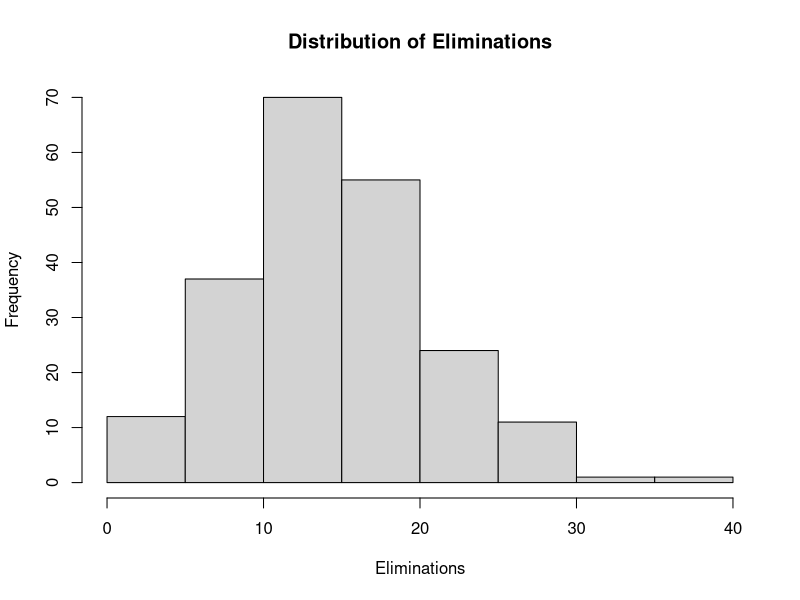
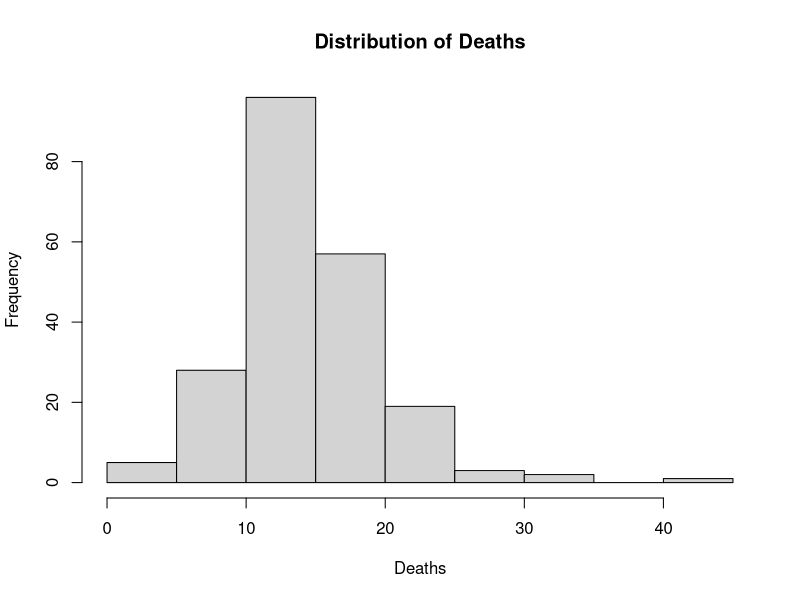
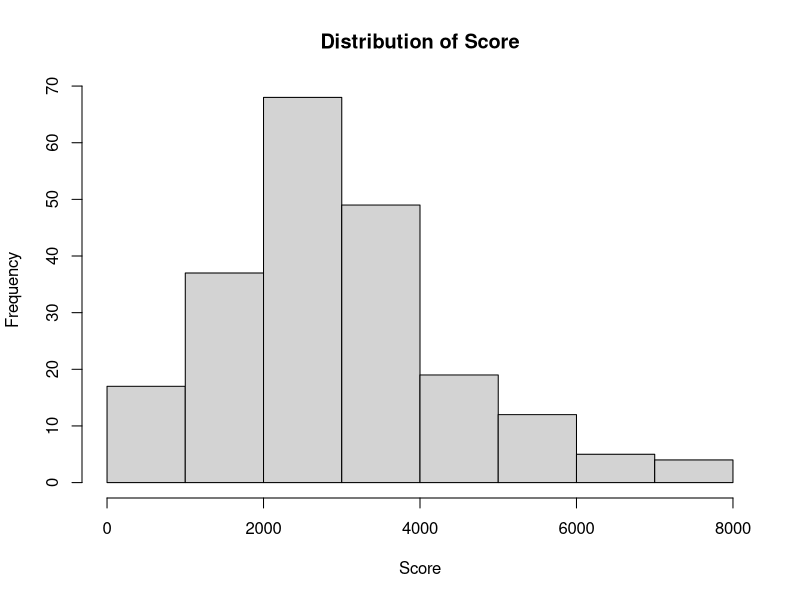
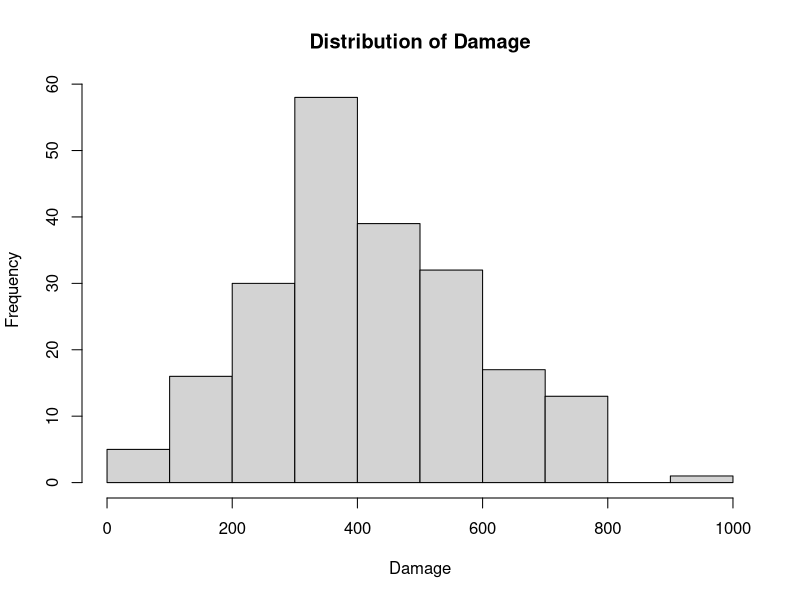
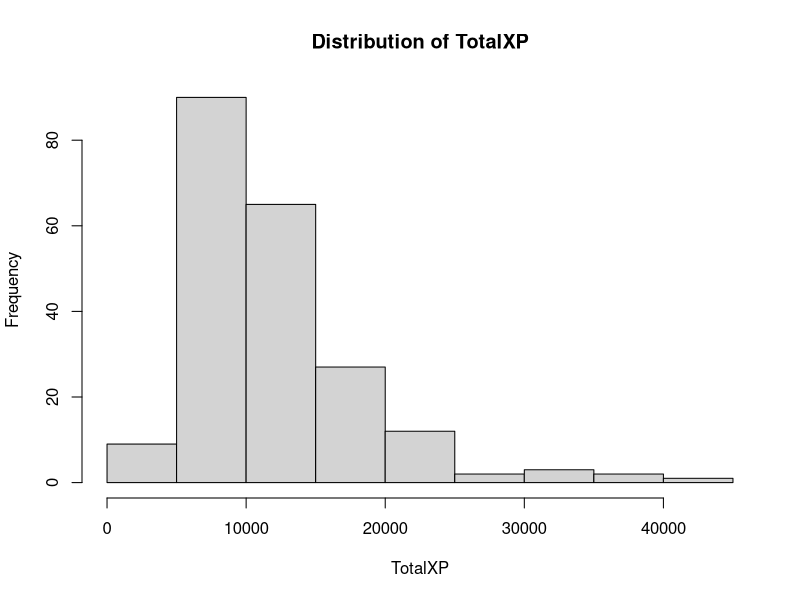
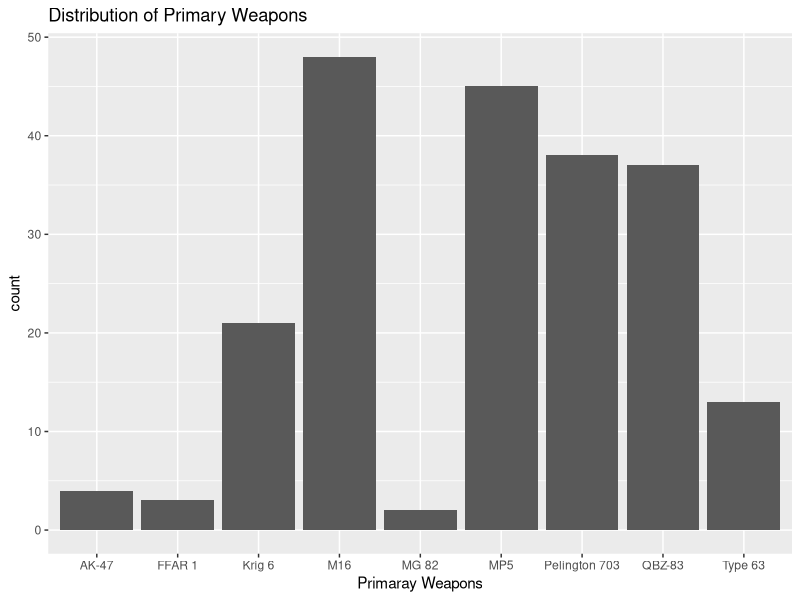
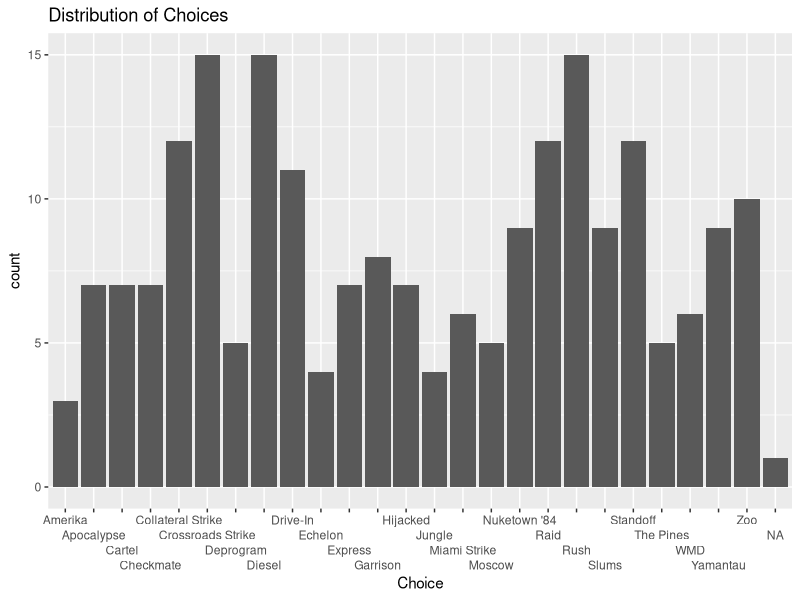
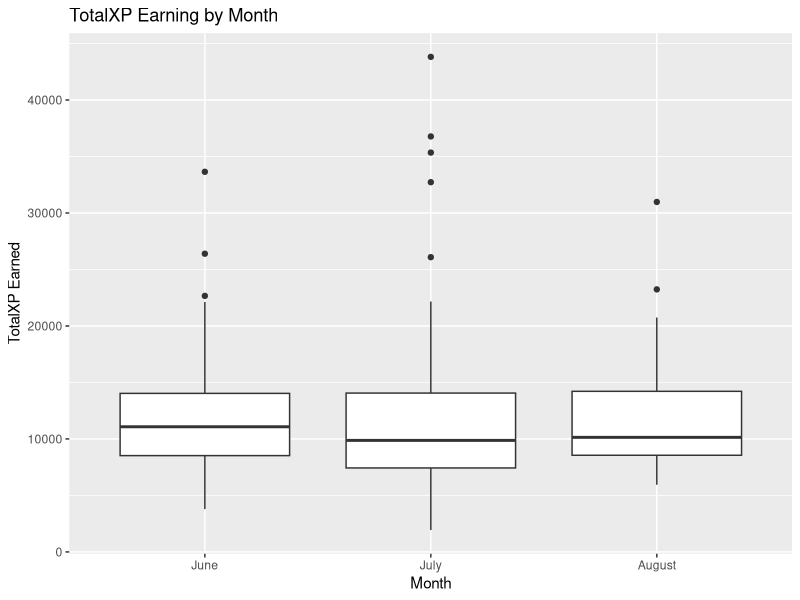

Write R code to recreate these figures, in order.
## ---- chunk 1
knitr::opts_chunk$set(echo = TRUE)
## ---- chunk 2
# Load necessary libraries
library(tidyverse)
library(ggplot2)
library(lubridate)

#Part 1
library(readxl)
CODGames2_mp <- read_excel("data/CODGames2_mp.xlsx")
## ---- chunk 3
#Variable 1: Eliminations
#type
typeof(CODGames2_mp$Eliminations)
#range
range(CODGames2_mp$Eliminations)
#missing value
sum(is.na(CODGames2_mp$Eliminations))
#summary stats
CODGames2_mp %>%
  summarize(
    mean = mean(Eliminations),
    median = median(Eliminations),
    sd = sd(Eliminations),
    min = min(Eliminations),
    max = max(Eliminations)
  )
#plot
hist(CODGames2_mp$Eliminations,
     xlab = "Eliminations",
     main = "Distribution of Eliminations")

#Variable 2: Deaths
typeof(CODGames2_mp$Deaths)
range(CODGames2_mp$Deaths)
sum(is.na(CODGames2_mp$Deaths))
CODGames2_mp %>%
  summarize(
    mean = mean(Deaths),
    median = median(Deaths),
    sd = sd(Deaths),
    min = min(Deaths),
    max = max(Deaths)
  )
hist(CODGames2_mp$Deaths,
     xlab = "Deaths",
     main = "Distribution of Deaths")

#Variable 3: Score
typeof(CODGames2_mp$Score)
range(CODGames2_mp$Score)
sum(is.na(CODGames2_mp$Score))
CODGames2_mp %>%
  summarize(
    mean = mean(Score),
    median = median(Score),
    sd = sd(Score),
    min = min(Score),
    max = max(Score)
  )
hist(CODGames2_mp$Score,
     xlab = "Score",
     main = "Distribution of Score")

#Variable 4: Damage
typeof(CODGames2_mp$Damage)
range(CODGames2_mp$Damage)
sum(is.na(CODGames2_mp$Damage))
CODGames2_mp %>%
  summarize(
    mean = mean(Damage),
    median = median(Damage),
    sd = sd(Damage),
    min = min(Damage),
    max = max(Damage)
  )
hist(CODGames2_mp$Damage,
     xlab = "Damage",
     main = "Distribution of Damage")

#Variable 5: TotalXP
typeof(CODGames2_mp$TotalXP)
range(CODGames2_mp$TotalXP)
sum(is.na(CODGames2_mp$TotalXP))
CODGames2_mp %>%
  summarize(
    mean = mean(TotalXP),
    median = median(TotalXP),
    sd = sd(TotalXP),
    min = min(TotalXP),
    max = max(TotalXP)
  )
hist(CODGames2_mp$TotalXP,
     xlab = "TotalXP",
     main = "Distribution of TotalXP")

#Number 6 Candidates (or remove a quantitative one and add both categorical)

#Variable 6: PrimaryWeapon
typeof(CODGames2_mp$PrimaryWeapon)
unique(CODGames2_mp$PrimaryWeapon)
sum(is.na(CODGames2_mp$PrimaryWeapon))
tableWeapons <- CODGames2_mp %>%
  group_by(PrimaryWeapon) %>%
  summarize(N = n())

ggplot(CODGames2_mp, aes(PrimaryWeapon)) +
  geom_bar() +
  labs(title = "Distribution of Primary Weapons", x = "Primaray Weapons")
  

#Variable 6: Choice #Has NA values
typeof(CODGames2_mp$Choice)
unique(CODGames2_mp$Choice)
sum(is.na(CODGames2_mp$Choice))
CODGames2_mp %>%
  group_by(Choice) %>%
  summarize(N = n())

ggplot(CODGames2_mp, aes(Choice)) +
  geom_bar() +
  scale_x_discrete(guide = guide_axis(n.dodge = 4)) +
  labs(title = "Distribution of Choices", xlab = "Choices")
## ---- chunk 4
# Create a new table with TotalXP, Date, and then year, month, day derived from Date
# the lubridate package is loaded in with tidyverse

xp <- CODGames2_mp %>% 
  select("Date", "TotalXP") %>% 
  mutate(year = year(CODGames2_mp$Date), 
         month = month.name[month(CODGames2_mp$Date)],
         day = day(CODGames2_mp$Date)
         )

# Use fct_inorder to order boxplots by month
ggplot(data = xp, mapping = aes( x = fct_inorder(month), y = TotalXP)) +
  geom_boxplot() +
  labs(title = "TotalXP Earning by Month", 
       x = "Month",
       y = "TotalXP Earned")



